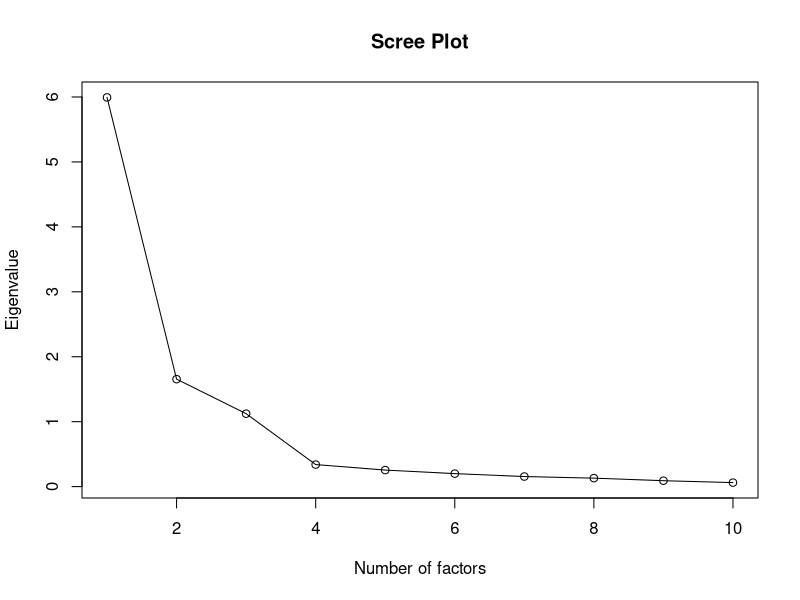

This figure's R source:
# install.packages("psych")

library(psych) # For EFA and factor analysis tools
car.data <- read.csv("car_sales.csv", as.is=TRUE)
# car.data <- read.csv("~/Documents/Statistics/statistics-4th-year-practical/401/car_sales.csv")
head(car.data)

# Pearsons Correlation matrix
corr_matrix <- cor(car.data)

# Eigenvalues
ev <- eigen(corr_matrix, symmetric = TRUE)
e.value <- ev$values

# cumulative percentage of total variance
cum.e.value <- cumsum(e.value)
cum.e.value/sum(e.value)*100

# Kaiser-Meyer-Olkin (KMO) Test of Sampling Adequacy. 
# Measures sampling adequacy (values > 0.6 are acceptable).
KMO(corr_matrix)

# The overall KMO for our data is greater than 0.80,
# which is meritorious - this suggests that we can go
# ahead with our planned factor analysis.


# Bartlett’s Test of Sphericity. Test if the correlation matrix is an 
# identity matrix (we want p < 0.05).

cortest.bartlett(corr_matrix, n = nrow(car.data))

# Scree plot
plot(x = seq(1:length(e.value)), y = e.value, type = "o",
     main="Scree Plot", xlab = "Number of factors", ylab
     = "Eigenvalue")

# Number of factors based on total variation in eigenvalues.
Nfacs <- 3

# Exploratory Factor Analysis (EFA) with 3 factors using the observed data
efa.3 <- factanal(x = car.data, factors = Nfacs,
                  rotation="varimax")
efa.3

loadings <- efa.3$loadings # Factor loadings
loadings

print(efa.3, digits=3, sort=TRUE)
